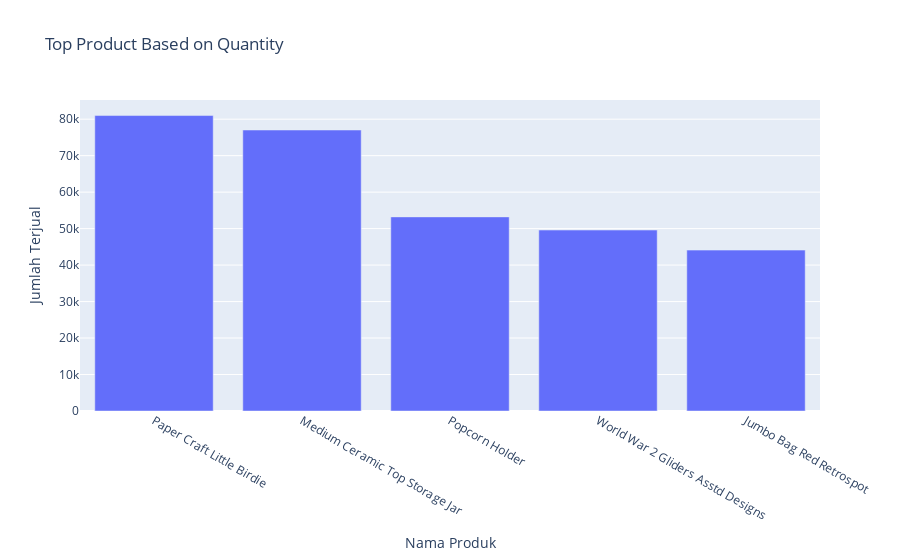

Source (notebook cell):
### Code cell
# Grouping ProductName with Quantity
top_product = df_contry.groupby(['ProductName'])['Quantity'].sum().reset_index()
top_product = top_product.sort_values(by=['Quantity'], ascending = False)

# Creating Diagram Bar to determine which country has top revenue
fig = px.bar(top_product.head(5), x='ProductName', y='Quantity', title='Top Product Based on Quantity')
fig.update_xaxes(title='Nama Produk')
fig.update_yaxes(title='Jumlah Terjual')
fig.show()

### Figure 1 — Plotly figure (JSON) as saved in the notebook; plotly's stock layout.template omitted (floating-point values rounded to 4 significant figures)
{"data": [{"alignmentgroup": "True", "hovertemplate": "ProductName=%{x}<br>Quantity=%{y}<extra></extra>", "legendgroup": "", "marker": {"color": "#636efa", "pattern": {"shape": ""}}, "name": "", "offsetgroup": "", "orientation": "v", "showlegend": false, "textposition": "auto", "type": "bar", "x": ["Paper Craft Little Birdie", "Medium Ceramic Top Storage Jar", "Popcorn Holder", "World War 2 Gliders Asstd Designs", "Jumbo Bag Red Retrospot"], "xaxis": "x", "y": [80995, 77030, 53217, 49608, 44105], "yaxis": "y"}], "layout": {"barmode": "relative", "legend": {"tracegroupgap": 0}, "title": {"text": "Top Product Based on Quantity"}, "xaxis": {"anchor": "y", "domain": [0, 1], "title": {"text": "Nama Produk"}}, "yaxis": {"anchor": "x", "domain": [0, 1], "title": {"text": "Jumlah Terjual"}}}}
